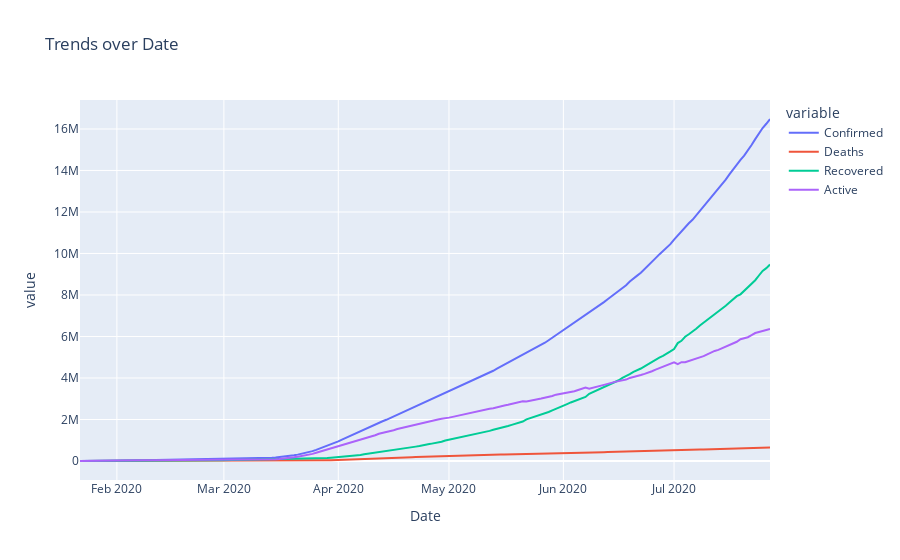

The notebook cell saved with this chart:
### Code cell
px.line(day_wise,x='Date',y=['Confirmed','Deaths','Recovered','Active'],title='Trends over Date')

### Figure 1 — Plotly figure (JSON) as saved in the notebook; plotly's stock layout.template omitted (floating-point values rounded to 4 significant figures; data arrays with more than 128 entries replaced by an {"elided": "..."} marker saying what was removed)
{"data": [{"hovertemplate": "variable=Confirmed<br>Date=%{x}<br>value=%{y}<extra></extra>", "legendgroup": "Confirmed", "line": {"color": "#636efa", "dash": "solid"}, "marker": {"symbol": "circle"}, "mode": "lines", "name": "Confirmed", "orientation": "v", "showlegend": true, "type": "scatter", "x": {"elided": "188 str values"}, "xaxis": "x", "y": {"elided": "188 int values"}, "yaxis": "y"}, {"hovertemplate": "variable=Deaths<br>Date=%{x}<br>value=%{y}<extra></extra>", "legendgroup": "Deaths", "line": {"color": "#EF553B", "dash": "solid"}, "marker": {"symbol": "circle"}, "mode": "lines", "name": "Deaths", "orientation": "v", "showlegend": true, "type": "scatter", "x": {"elided": "188 str values"}, "xaxis": "x", "y": {"elided": "188 int values"}, "yaxis": "y"}, {"hovertemplate": "variable=Recovered<br>Date=%{x}<br>value=%{y}<extra></extra>", "legendgroup": "Recovered", "line": {"color": "#00cc96", "dash": "solid"}, "marker": {"symbol": "circle"}, "mode": "lines", "name": "Recovered", "orientation": "v", "showlegend": true, "type": "scatter", "x": {"elided": "188 str values"}, "xaxis": "x", "y": {"elided": "188 int values"}, "yaxis": "y"}, {"hovertemplate": "variable=Active<br>Date=%{x}<br>value=%{y}<extra></extra>", "legendgroup": "Active", "line": {"color": "#ab63fa", "dash": "solid"}, "marker": {"symbol": "circle"}, "mode": "lines", "name": "Active", "orientation": "v", "showlegend": true, "type": "scatter", "x": {"elided": "188 str values"}, "xaxis": "x", "y": {"elided": "188 int values"}, "yaxis": "y"}], "layout": {"autosize": true, "legend": {"title": {"text": "variable"}, "tracegroupgap": 0}, "title": {"text": "Trends over Date"}, "xaxis": {"anchor": "y", "autorange": true, "domain": [0, 1], "range": ["2020-01-22", "2020-07-27"], "title": {"text": "Date"}, "type": "date"}, "yaxis": {"anchor": "x", "autorange": true, "domain": [0, 1], "range": [-915600.0, 17400000.0], "title": {"text": "value"}, "type": "linear"}}}
